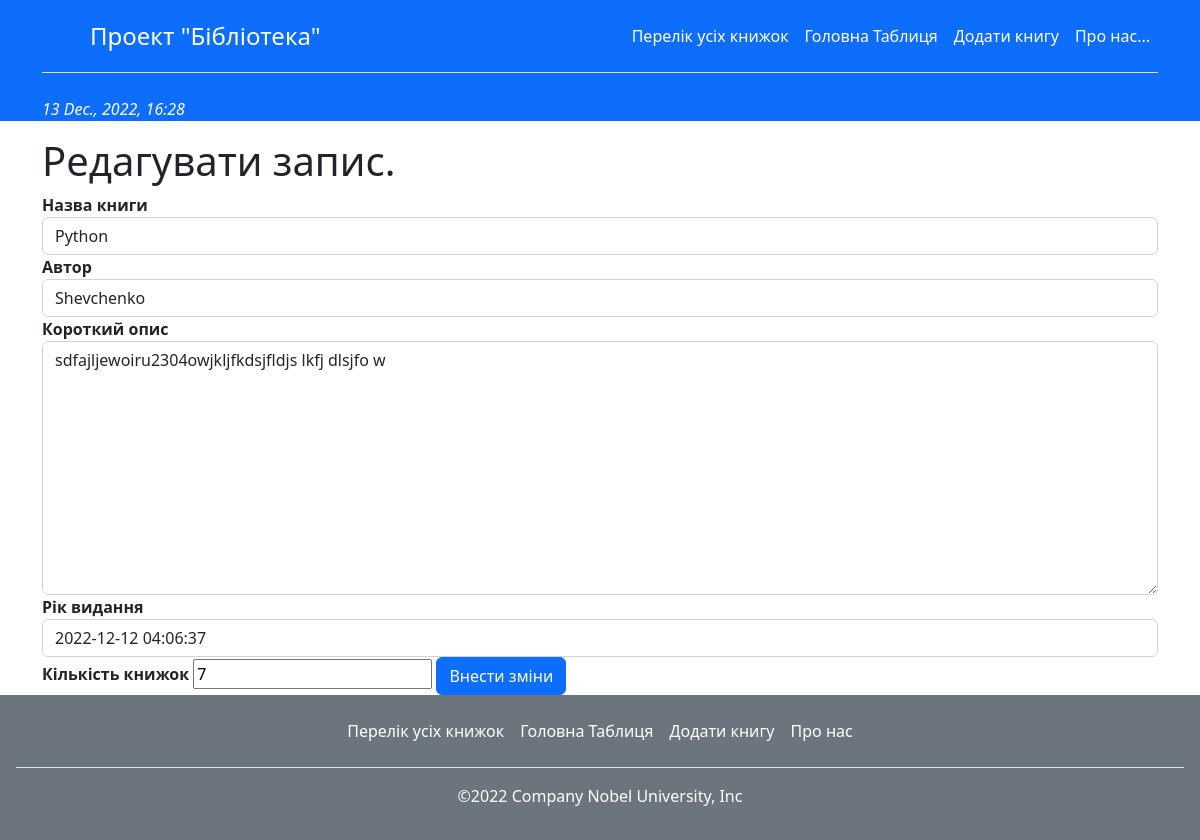
The page /book/1/edit/ on the database its author committed.
### main/models.py (models this page shows, shortened)
class Book(models.Model):
    title = models.CharField('Назва', max_length=50)
    author = models.CharField('Автор', max_length=50)
    text = models.TextField('Опис')
    published = models.CharField('Рік видання', max_length=4, default='2022')
    created = models.DateTimeField(auto_now_add=True)
    count = models.IntegerField('Кількість', default=1)
    class Meta:
        verbose_name = 'Книга'
        verbose_name_plural = 'Книги'

### main/views.py (the view, shortened to what this page needs)
# urls.py: path('book/<int:id>/edit/', views.book_edit, name='book_edit'),
def book_edit(request, id=0):
    if request.method == 'GET':
        if id == 0:
            form = BookForm()
        else:
            book = Book.objects.get(id=id)
            form = BookForm(instance=book)
        return render(request, 'main/book_edit.html', {'form': form})

### main/forms.py
class BookForm(ModelForm):
    class Meta:
        model = Book
        fields = ['title', 'author', 'text', 'published', 'count']
        widgets = {
            'title': TextInput(attrs={
                'class': 'form-control',
                'placeholder': 'Введіть назву'
            }),
            'author': TextInput(attrs={
                'class': 'form-control',
                'placeholder': 'Введіть автора'
            }),
            'text': Textarea(attrs={
                'class': 'form-control',
                'placeholder': 'Введіть короткий опис'
            }),
            'published': TextInput(attrs={
                'class': 'form-control',
                'placeholder': 'Введіть рік видання'
            }),
            'count': NumberInput(attrs={
                'class': 'col-xs-2',
                'id': 'ex2',
                'placeholder': 'Введіть кількість книжок'
            })
        }

### main/templates/main/book_edit.html (shortened to what this page needs)
{% extends 'main/base.html' %}
{% block content %}
<h1>Редагувати запис.</h1>
<form action="" method="post" autocomplete="off">
    <label for="title"><b>Назва книги</b></label>
    {{ form.title }}
    <label for="author"><b>Автор</b></label>
    {{ form.author }}
    <label for="text"><b>Короткий опис</b></label>
    {{ form.text }}
    <label for="published"><b>Рік видання</b></label>
    {{ form.published }}
    <label for="count"><b>Кількість книжок</b></label>
    {{ form.count }}
    <button type="submit" class="btn btn-primary">Внести зміни</button>
</form>
{% endblock %}

### rows shown on the page
Book: title "Python", author "Shevchenko", text "sdfajljewoiru2304owjkljfkdsjfldjs lkfj dlsjfo w", published "2022-12-12 04:06:37", count "7"
